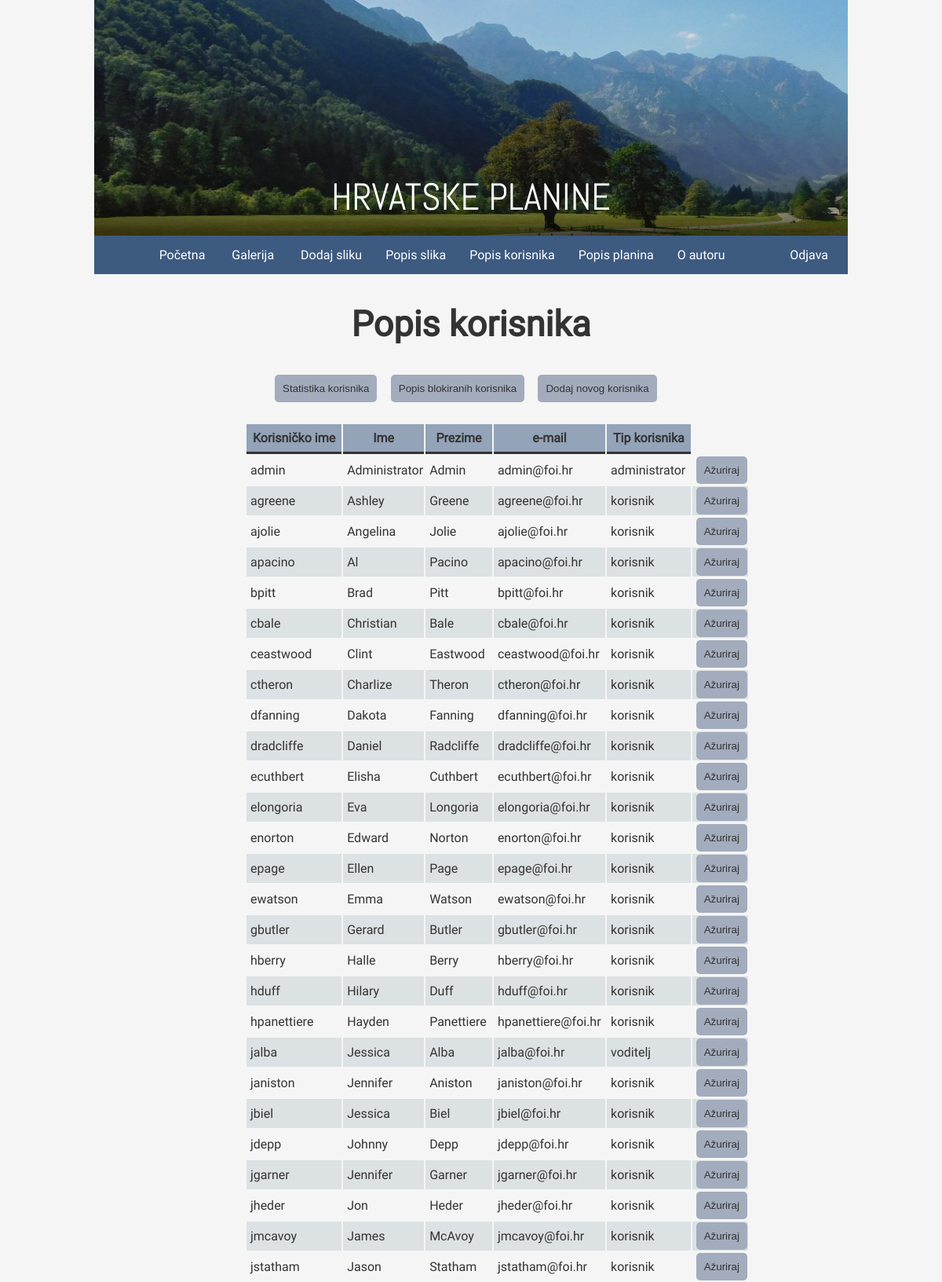
The page /popis_korisnika.php (signed in, upper part) on the database its author committed.
### tables this page shows
CREATE TABLE IF NOT EXISTS `korisnik` (
  `korisnik_id` INT NOT NULL AUTO_INCREMENT,
  `tip_korisnika_id` INT NOT NULL,
  `korisnicko_ime` VARCHAR(50) NOT NULL,
  `lozinka` VARCHAR(50) NOT NULL,
  `ime` VARCHAR(50) NOT NULL,
  `prezime` VARCHAR(50) NOT NULL,
  `email` VARCHAR(100) NOT NULL,
  `blokiran` INT(1) NOT NULL,
  `slika` TEXT NULL,
  PRIMARY KEY (`korisnik_id`),
  INDEX `fk_korisnik_tip_korisnika_idx` (`tip_korisnika_id` ASC),
  CONSTRAINT `fk_korisnik_tip_korisnika`
    FOREIGN KEY (`tip_korisnika_id`)
    REFERENCES `tip_korisnika` (`tip_korisnika_id`)
    ON DELETE CASCADE
    ON UPDATE CASCADE);

CREATE TABLE IF NOT EXISTS `tip_korisnika` (
  `tip_korisnika_id` INT NOT NULL AUTO_INCREMENT,
  `naziv` VARCHAR(50) NOT NULL,
  PRIMARY KEY (`tip_korisnika_id`));

### public/baza.php (called while the page is built, shortened)
<?php
function izvrsiUpit($veza, $upit){
	$rezultat = mysqli_query($veza,$upit);
	return $rezultat;
}
?>

### public/popis_korisnika.php (the view, shortened to what this page needs)
<?php
include_once("baza.php");
$veza = spojiSeNaBazu();
$upit_korisnici = "SELECT korisnik.*, tip_korisnika.naziv FROM korisnik INNER JOIN tip_korisnika ON tip_korisnika.tip_korisnika_id = korisnik.tip_korisnika_id ORDER BY korisnicko_ime";
$rezultat_korisnici = izvrsiUpit($veza, $upit_korisnici);
?>
<!DOCTYPE html>
<html lang="hr">
    <head>
        <link rel="stylesheet" type="text/css" href="stil.css">
    </head>
    <body>
        <?php
        include_once("navigacija.php");
        ?>
        <section id="main">
            <h1>Popis korisnika</h1>
            <div style="text-align: center">
                <a href="statistika_korisnika.php"><button class="gumb popis-korisnika-gumb" >Statistika korisnika</button></a>
                <a href="popis_blokiranih_korisnika.php"><button class="gumb popis-korisnika-gumb" style="margin-right: 1em;">Popis blokiranih korisnika</button></a>
                <a href="dodaj_korisnika.php"><button class="gumb popis-korisnika-gumb">Dodaj novog korisnika</button></a>
            </div>
            <table style="margin-left: 20%">
                <thead>
                    <th>Korisničko ime</th>
                    <th>Ime</th>
                    <th>Prezime</th>
                    <th>e-mail</th>
                    <th>Tip korisnika</th>
                </thead>
                <tbody>
                <?php
                while ($red = mysqli_fetch_array($rezultat_korisnici)){
                    $id_korisnik = $red['korisnik_id'];
                    $kor_ime = $red['korisnicko_ime'];
                    $ime = $red['ime'];
                    $prezime = $red['prezime'];
                    $email = $red['email'];
                    $naziv_tipa = $red['naziv'];
                    echo "<tr>\n";
                    echo "<td>{$kor_ime}</td>\n";
                    echo "<td>{$ime}</td>\n";
                    echo "<td>{$prezime}</td>\n";
                    echo "<td>{$email}</td>\n";
                    echo "<td>{$naziv_tipa}</td>\n";
                    echo "<td><a href='azuriraj_korisnika.php?id={$id_korisnik}'><button class='gumb'>Ažuriraj</button></a>";
                    echo "</tr>\n";
                }
                ?>
                </tbody>
            </table>
        </section>
    </body>
</html>

### public/stil.css (style rules this page uses)
body { width: 60%; min-width: 750px; margin: 0 auto; background-color: #f5f5f5; font-family: 'Roboto', sans-serif; color: #333; }
#main { min-height: calc(100vh - 349px - 180px); }
h1 { text-align: center; font-size: 45px; }
.gumb { border:none; border-radius: 5px; background-color: #a2acbd; color: #333; padding: 10px; }
.popis-korisnika-gumb { margin-right: 1em; margin-bottom: 2em; }
table { font-size: 16px; }
thead { background-color: #93a3b8; }
th { border-bottom: 3px solid #333; padding: 8px; }
tbody > tr:nth-child(even) { background-color: #DCE1E3; }
td { padding-left: 5px; }
@media (max-width: 1600px) { body { width: 80%; } }

### rows shown on the page
korisnik: korisnicko_ime "admin", ime "Administrator", prezime "Admin", email "admin@foi.hr", tip_korisnika.naziv "administrator"
korisnik: korisnicko_ime "agreene", ime "Ashley", prezime "Greene", email "agreene@foi.hr", tip_korisnika.naziv "korisnik"
korisnik: korisnicko_ime "ajolie", ime "Angelina", prezime "Jolie", email "ajolie@foi.hr", tip_korisnika.naziv "korisnik"
korisnik: korisnicko_ime "apacino", ime "Al", prezime "Pacino", email "apacino@foi.hr", tip_korisnika.naziv "korisnik"
korisnik: korisnicko_ime "bpitt", ime "Brad", prezime "Pitt", email "bpitt@foi.hr", tip_korisnika.naziv "korisnik"
korisnik: korisnicko_ime "cbale", ime "Christian", prezime "Bale", email "cbale@foi.hr", tip_korisnika.naziv "korisnik"
korisnik: korisnicko_ime "ceastwood", ime "Clint", prezime "Eastwood", email "ceastwood@foi.hr", tip_korisnika.naziv "korisnik"
korisnik: korisnicko_ime "ctheron", ime "Charlize", prezime "Theron", email "ctheron@foi.hr", tip_korisnika.naziv "korisnik"
korisnik: korisnicko_ime "dfanning", ime "Dakota", prezime "Fanning", email "dfanning@foi.hr", tip_korisnika.naziv "korisnik"
korisnik: korisnicko_ime "dradcliffe", ime "Daniel", prezime "Radcliffe", email "dradcliffe@foi.hr", tip_korisnika.naziv "korisnik"
korisnik: korisnicko_ime "ecuthbert", ime "Elisha", prezime "Cuthbert", email "ecuthbert@foi.hr", tip_korisnika.naziv "korisnik"
korisnik: korisnicko_ime "elongoria", ime "Eva", prezime "Longoria", email "elongoria@foi.hr", tip_korisnika.naziv "korisnik"
korisnik: korisnicko_ime "enorton", ime "Edward", prezime "Norton", email "enorton@foi.hr", tip_korisnika.naziv "korisnik"
korisnik: korisnicko_ime "epage", ime "Ellen", prezime "Page", email "epage@foi.hr", tip_korisnika.naziv "korisnik"
korisnik: korisnicko_ime "ewatson", ime "Emma", prezime "Watson", email "ewatson@foi.hr", tip_korisnika.naziv "korisnik"
korisnik: korisnicko_ime "gbutler", ime "Gerard", prezime "Butler", email "gbutler@foi.hr", tip_korisnika.naziv "korisnik"
korisnik: korisnicko_ime "hberry", ime "Halle", prezime "Berry", email "hberry@foi.hr", tip_korisnika.naziv "korisnik"
korisnik: korisnicko_ime "hduff", ime "Hilary", prezime "Duff", email "hduff@foi.hr", tip_korisnika.naziv "korisnik"
korisnik: korisnicko_ime "hpanettiere", ime "Hayden", prezime "Panettiere", email "hpanettiere@foi.hr", tip_korisnika.naziv "korisnik"
korisnik: korisnicko_ime "jalba", ime "Jessica", prezime "Alba", email "jalba@foi.hr", tip_korisnika.naziv "voditelj"
korisnik: korisnicko_ime "janiston", ime "Jennifer", prezime "Aniston", email "janiston@foi.hr", tip_korisnika.naziv "korisnik"
korisnik: korisnicko_ime "jbiel", ime "Jessica", prezime "Biel", email "jbiel@foi.hr", tip_korisnika.naziv "korisnik"
korisnik: korisnicko_ime "jdepp", ime "Johnny", prezime "Depp", email "jdepp@foi.hr", tip_korisnika.naziv "korisnik"
korisnik: korisnicko_ime "jgarner", ime "Jennifer", prezime "Garner", email "jgarner@foi.hr", tip_korisnika.naziv "korisnik"
korisnik: korisnicko_ime "jheder", ime "Jon", prezime "Heder", email "jheder@foi.hr", tip_korisnika.naziv "korisnik"
korisnik: korisnicko_ime "jmcavoy", ime "James", prezime "McAvoy", email "jmcavoy@foi.hr", tip_korisnika.naziv "korisnik"
korisnik: korisnicko_ime "jstatham", ime "Jason", prezime "Statham", email "jstatham@foi.hr", tip_korisnika.naziv "korisnik"
